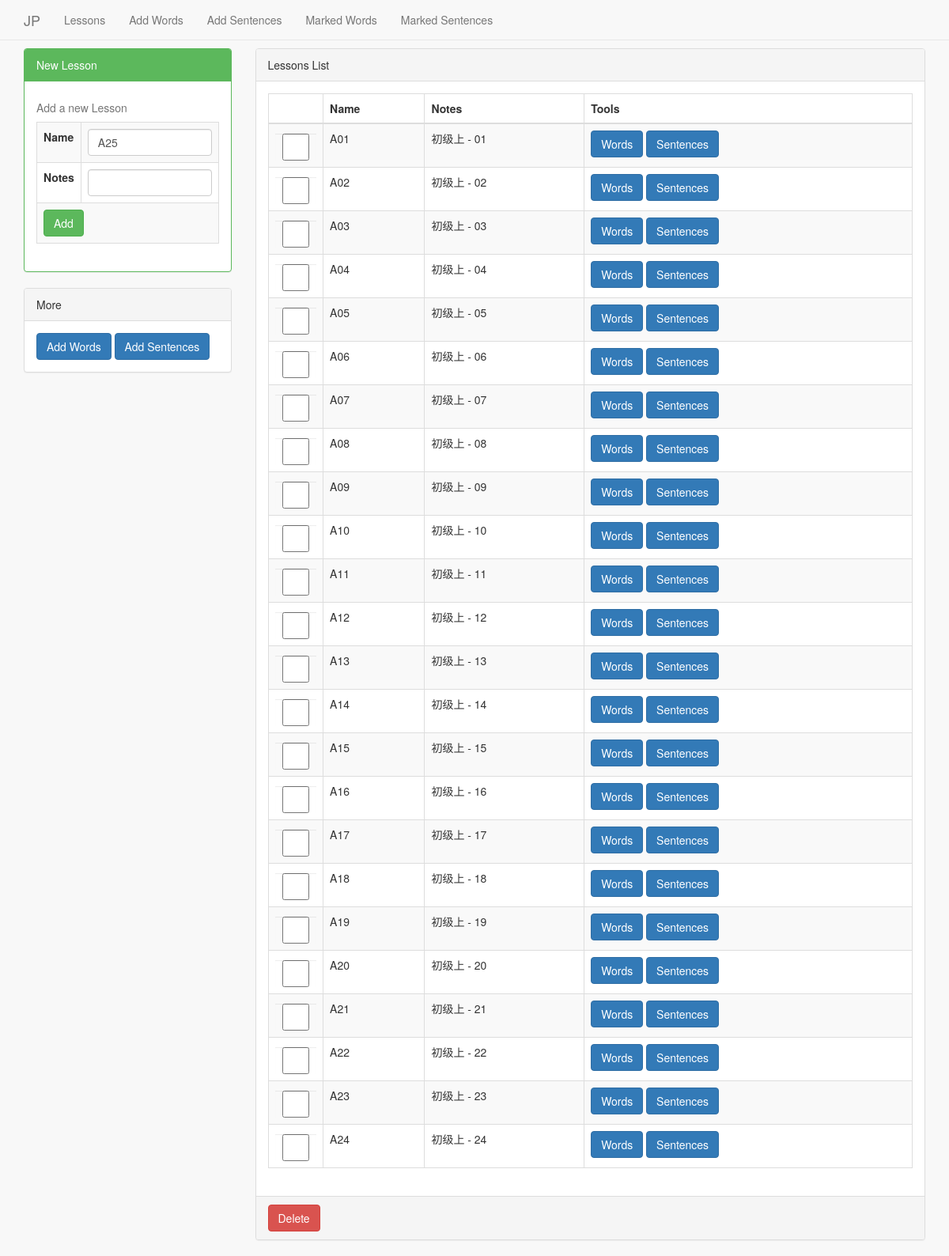
Screenshot of /lessons/ with the database file from the repository.
### notebook/models.py (models this page shows)
class Lesson(models.Model):
    name = models.CharField(max_length=500)
    note = models.CharField(max_length=1000)

### notebook/views.py (the view)
# urls.py: url(r'lessons/$', views.lessons, name="lessons"),
def lessons(request):
    title = "Lessons List"
    lessons = Lesson.objects.order_by("name")
    if len(lessons) > 0:
        last_lesson_name = lessons[len(lessons)-1].name
        p = "([a-zA-Z]+)(\d+)"
        m = re.match(p, last_lesson_name)
        if m is not None:
            order_len = len(m.groups()[1])
            new_order = int(m.groups()[1]) + 1
            fmt = "%s%0"+str(order_len)+"d"
            new_name = fmt%(m.groups()[0], new_order)
        else:
            new_name = "A01"
    return render(request, "notebook/lessons.html", locals())

### notebook/templates/notebook/lessons.html (shortened to what this page needs)
{% extends "notebook/layout.html" %}
{% block content %}
    <div class="container">
        <div class="row">
            <div class="col-lg-3">
                <div class="panel panel-green" style="margin-top:10px;">
                    <div class="panel-heading">New Lesson</div>
                    <div class="panel-body">
                        <form method="POST" action="./add/" autocomplete="off">
                            <table class="table table-bordered table-striped">
                                <caption>Add a new Lesson</caption>
                                <tbody>
                                    <tr>
                                        <th>Name</th>
                                        <td>
                                            <input type="text" name="new_lesson_name" value="{{new_name}}" class="form-control" />
                                        </td>
                                    </tr>
                                    <tr>
                                        <th>Notes</th>
                                        <td>
                                            <input type="text" name="new_lesson_note" value="" class="form-control" />
                                        </td>
                                    </tr>
                                    <tr>
                                        <td colspan="2">
                                            <input class="btn btn-success" type="submit" name="submit" value="Add" />
                                        </td>
                                    </tr>
                                </tbody>
                            </table>
                        </form>
                    </div>
                </div>
                <div class="panel panel-default">
                    <div class="panel-heading">More</div>
                    <div class="panel-body">
                        <a class="btn btn-primary" href="../words_add/">Add Words</a>
                        <a class="btn btn-primary" href="../sentences_add/">Add Sentences</a>
                    </div>
                </div>
            </div>
            <div class="col-lg-9">
                <div class="panel panel-default" style="margin-top: 10px;">
                    <div class="panel-heading">Lessons List</div>
                    <form method="post" action="./delete/">
                    <div class="panel-body">
                        <table class="table table-striped table-bordered">
                            <thead>
                                <tr>
                                    <th></th>
                                    <th>Name</th>
                                    <th>Notes</th>
                                    <th>Tools</th>
                                </tr>
                            </thead>
                            <tbody>
                                {% for lesson in lessons %}
                                <tr>
                                    <td>
                                        <input name="lesson_id[]" value="{{lesson.id}}" type="checkbox" class="form-control" />
                                    </td>
                                    <td>{{lesson.name}}</td>
                                    <td>{{lesson.note}}</td>
                                    <td>
                                        <a href="./{{lesson.id}}/words/" class="btn btn-primary">Words</a>
                                        <a href="./{{lesson.id}}/sentences/" class="btn btn-primary">Sentences</a>
                                    </td>
                                </tr>
                                {% endfor %}
                            </tbody>
                        </table>
                    </div>
                    <div class="panel-footer">
                        <button type="submit" class="btn btn-danger" onclick="return confirm('Are you sure to delete these lessons?')">Delete</button>
                    </div>
                    </form>
                </div>
            </div>
    </div>
    </div>
{% endblock %}

### notebook/static/css/sb-admin-2.css (style rules this page uses)
body { background-color: #f8f8f8; }
.panel-green { border-color: #5cb85c; }
.panel-green .panel-heading { border-color: #5cb85c; color: #fff; background-color: #5cb85c; }

### rows the page displays
Lesson: name "A01", note "初级上 - 01"
Lesson: name "A02", note "初级上 - 02"
Lesson: name "A03", note "初级上 - 03"
Lesson: name "A04", note "初级上 - 04"
Lesson: name "A05", note "初级上 - 05"
Lesson: name "A06", note "初级上 - 06"
Lesson: name "A07", note "初级上 - 07"
Lesson: name "A08", note "初级上 - 08"
Lesson: name "A09", note "初级上 - 09"
Lesson: name "A10", note "初级上 - 10"
Lesson: name "A11", note "初级上 - 11"
Lesson: name "A12", note "初级上 - 12"
Lesson: name "A13", note "初级上 - 13"
Lesson: name "A14", note "初级上 - 14"
Lesson: name "A15", note "初级上 - 15"
Lesson: name "A16", note "初级上 - 16"
Lesson: name "A17", note "初级上 - 17"
Lesson: name "A18", note "初级上 - 18"
Lesson: name "A19", note "初级上 - 19"
Lesson: name "A20", note "初级上 - 20"
Lesson: name "A21", note "初级上 - 21"
Lesson: name "A22", note "初级上 - 22"
Lesson: name "A23", note "初级上 - 23"
Lesson: name "A24", note "初级上 - 24"
